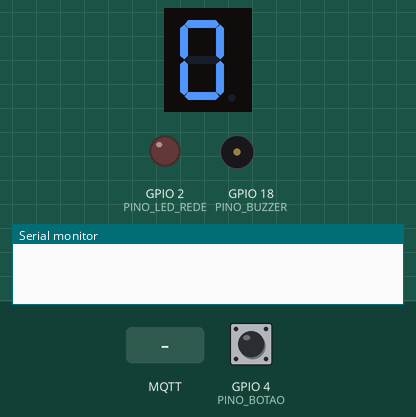
Bench run of a sketch on a simulated ESP32. On the bench: 1-digit seven-segment display, output pins drawn as LEDs (lit = HIGH), buzzer (waves = sounding), the last lines printed to the serial monitor. Wiring (inferred from the names in the program): 1-digit 7-segment display, segments lit when LOW: segments GPIO 23, GPIO 22, GPIO 21, GPIO 19, GPIO 17, GPIO 16, GPIO 5. The inputs (shaded band) are chosen by the test bench; at power-on: GPIO 4 (PINO_BOTAO) HIGH. WiFi joins after 1.5 s; servers stay silent unless stated; no MQTT or app messages arrive unless stated; the segment pins are drawn as the display they are named for; pins used as bus, display or sensor lines are not drawn.

Above: at 1.2 s.
1.3 s: GPIO 4 (PINO_BOTAO) pulled LOW for 0.15 s
At 2.6 s:
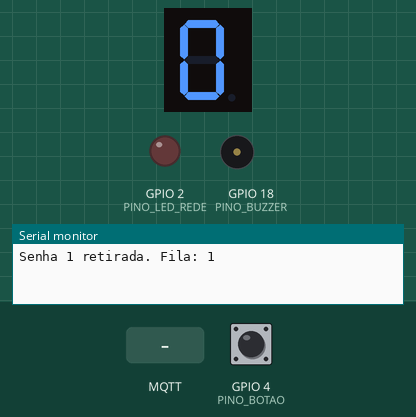
4.4 s: MQTT message "proxima" arrives on the first subscribed topic
At 6.8 s:
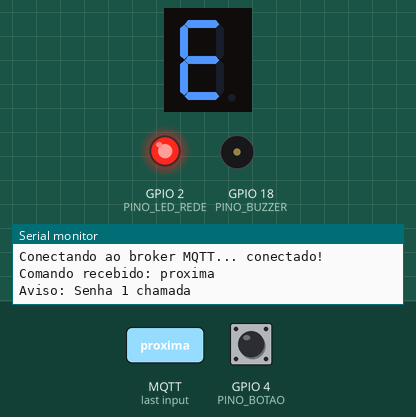
8.5 s: MQTT message "repetir" arrives on the first subscribed topic
At 8.6 s:
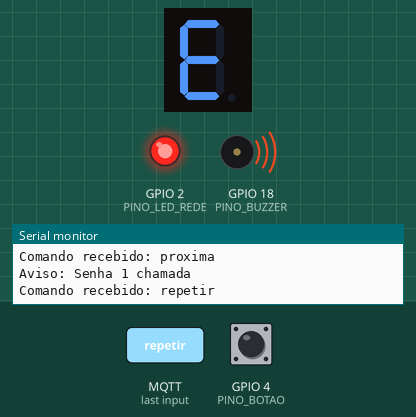
Timing chart, 0 to 11.5 s (numbered marks = the images above; inputs shaded):
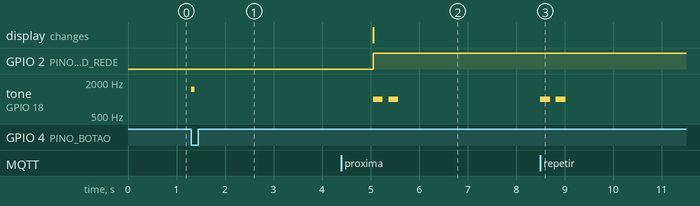

The sketch:

chamador.ino
```cpp
// ===============================================================
//  CHAMADOR DE SENHA IoT  -  ESP32 + MQTT
//
//  - Botão físico: a pessoa "pega uma senha" (entra na fila)
//  - Painel web manda "proxima" ou "repetir" pelo broker MQTT
//  - Display de 7 segmentos mostra o último dígito da senha chamada
//  - Buzzer apita a cada chamada
//  - Se o Wi-Fi ou o broker cair, ele tenta reconectar sozinho
//    e o botão continua funcionando enquanto isso
//
//  Bibliotecas: PubSubClient (Nick O'Leary) + placa "esp32" da Espressif
// ===============================================================
#include <WiFi.h>
#include <PubSubClient.h>
#include "config.h"   // copie o config.example.h e renomeie para config.h

// ---------------- Pinos ----------------
const int PINO_BOTAO    = 4;    // botão "pegar senha" (outro lado no GND)
const int PINO_BUZZER   = 18;
const int PINO_LED_REDE = 2;    // LED azul da placa: aceso = conectado ao broker

// Segmentos do display, na ordem:  a,  b,  c,  d,  e,  f,  g
// Todos ficam no MESMO lado do ESP32 (o lado do D23), porque a placa é larga
// e só sobra furo livre na protoboard de um dos lados.
// Na placa, o 17 aparece escrito como TX2 e o 16 como RX2.
const int PINOS_DISPLAY[7]   = { 23, 22, 21, 19, 17, 16, 5 };

// Se o display acender "ao contrário" (tudo aceso e o número apagado),
// troque para true. Isso depende do modelo: catodo comum ou anodo comum.
const bool DISPLAY_ANODO_COMUM = false;

// Quais segmentos acendem em cada número (bit 0 = a ... bit 6 = g)
const byte DESENHO_NUMEROS[10] = {
  0b0111111,  // 0
  0b0000110,  // 1
  0b1011011,  // 2
  0b1001111,  // 3
  0b1100110,  // 4
  0b1101101,  // 5
  0b1111101,  // 6
  0b0000111,  // 7
  0b1111111,  // 8
  0b1101111   // 9
};
const byte DESENHO_TRACO = 0b1000000;  // "-" = nenhuma senha chamada ainda

// ---------------- Tópicos MQTT ----------------
const String TOPICO_FILA    = String(TOPICO_BASE) + "/fila";     // ESP32 -> painel
const String TOPICO_ATUAL   = String(TOPICO_BASE) + "/atual";    // ESP32 -> painel
const String TOPICO_AVISO   = String(TOPICO_BASE) + "/aviso";    // ESP32 -> painel
const String TOPICO_STATUS  = String(TOPICO_BASE) + "/status";   // ESP32 -> painel
const String TOPICO_COMANDO = String(TOPICO_BASE) + "/comando";  // painel -> ESP32

// ---------------- Estado do sistema ----------------
int senhaEmitida = 0;   // última senha que alguém pegou no botão
int senhaChamada = 0;   // última senha chamada pelo atendente (0 = nenhuma)

WiFiClient   wifiCliente;
PubSubClient mqtt(wifiCliente);

unsigned long ultimaTentativaWifi = 0;
unsigned long ultimaTentativaMqtt = 0;
unsigned long ultimoApertoBotao   = 0;
int estadoAnteriorBotao = HIGH;

// Quantas pessoas estão esperando
int tamanhoDaFila() {
  return senhaEmitida - senhaChamada;
}

// =============== DISPLAY E BUZZER ===============
void desenharNoDisplay(byte desenho) {
  for (int i = 0; i < 7; i++) {
    bool acender = bitRead(desenho, i);
    if (DISPLAY_ANODO_COMUM) acender = !acender;
    digitalWrite(PINOS_DISPLAY[i], acender ? HIGH : LOW);
  }
}

void mostrarSenhaNoDisplay() {
  if (senhaChamada == 0) {
    desenharNoDisplay(DESENHO_TRACO);
  } else {
    desenharNoDisplay(DESENHO_NUMEROS[senhaChamada % 10]);  // último dígito
  }
}

void bipCurto() {
  tone(PINO_BUZZER, 1500);
  delay(80);
  noTone(PINO_BUZZER);
}

void tocarChamada() {  // "bip-bip" de chamada
  for (int i = 0; i < 2; i++) {
    tone(PINO_BUZZER, 1000);
    delay(200);
    noTone(PINO_BUZZER);
    delay(120);
  }
}

// =============== PUBLICAR NO BROKER ===============
// "true" no final = mensagem retida: quem abrir o painel depois já recebe o valor
void publicarFila() {
  if (mqtt.connected()) mqtt.publish(TOPICO_FILA.c_str(), String(tamanhoDaFila()).c_str(), true);
}

void publicarSenhaAtual() {
  if (mqtt.connected()) mqtt.publish(TOPICO_ATUAL.c_str(), String(senhaChamada).c_str(), true);
}

void publicarAviso(String texto) {
  Serial.println("Aviso: " + texto);
  if (mqtt.connected()) mqtt.publish(TOPICO_AVISO.c_str(), texto.c_str());
}

// =============== COMANDOS QUE CHEGAM DO PAINEL ===============
void chamarProxima() {
  if (tamanhoDaFila() <= 0) {
    publicarAviso("Ninguém na fila");
    return;
  }
  senhaChamada++;
  mostrarSenhaNoDisplay();  // 1º muda o atuador...
  tocarChamada();
  publicarSenhaAtual();     // ...depois confirma o novo estado para o painel
  publicarFila();
  publicarAviso("Senha " + String(senhaChamada) + " chamada");
}

void repetirChamada() {
  if (senhaChamada == 0) {
    publicarAviso("Nenhuma senha foi chamada ainda");
    return;
  }
  tocarChamada();
  publicarAviso("Senha " + String(senhaChamada) + " chamada de novo");
}

// Esta função roda sozinha toda vez que chega uma mensagem do broker
void aoReceberMensagem(char* topico, byte* dados, unsigned int tamanho) {
  String mensagem = "";
  for (unsigned int i = 0; i < tamanho; i++) mensagem += (char)dados[i];
  mensagem.trim();
  Serial.println("Comando recebido: " + mensagem);

  if (mensagem == "proxima")      chamarProxima();
  else if (mensagem == "repetir") repetirChamada();
  else publicarAviso("Comando desconhecido: " + mensagem);
}

// =============== CONEXÃO COM O BROKER ===============
void conectarMqtt() {
  Serial.print("Conectando ao broker MQTT... ");
  String idCliente = "chamador-" + String((uint32_t)ESP.getEfuseMac(), HEX);

  // Usuário e senha vazios viram NULL (broker sem login)
  const char* usuario = strlen(MQTT_USUARIO) > 0 ? MQTT_USUARIO : NULL;
  const char* senha   = strlen(MQTT_SENHA)   > 0 ? MQTT_SENHA   : NULL;

  // "Testamento" (Last Will): se o ESP32 sumir, o BROKER publica "offline" no lugar dele
  bool conectou = mqtt.connect(idCliente.c_str(), usuario, senha,
                               TOPICO_STATUS.c_str(), 1, true, "offline");
  if (conectou) {
    Serial.println("conectado!");
    mqtt.publish(TOPICO_STATUS.c_str(), "online", true);
    mqtt.subscribe(TOPICO_COMANDO.c_str());
    // Ao (re)conectar, manda o estado atual. Assim o painel fica em dia
    // mesmo que a fila tenha mudado enquanto a internet estava fora.
    publicarFila();
    publicarSenhaAtual();
  } else {
    Serial.print("falhou, código ");
    Serial.println(mqtt.state());
  }
}

// Quando o Wi-Fi não conecta, mostra no Monitor Serial as redes que o ESP32
// está vendo e diz se o problema parece ser o nome ou a senha.
void diagnosticarWifi() {
  Serial.println("--- Redes Wi-Fi que o ESP32 está vendo ---");
  int quantidade = WiFi.scanNetworks();
  bool achou = false;
  for (int i = 0; i < quantidade; i++) {
    String nome = WiFi.SSID(i);
    Serial.print("  \"");
    Serial.print(nome);
    Serial.print("\"");
    if (nome == WIFI_NOME) {
      achou = true;
      Serial.print("   <- é a rede do config.h");
    }
    Serial.println();
  }
  if (quantidade <= 0) Serial.println("  (nenhuma rede encontrada)");
  if (!achou) {
    Serial.println("A rede \"" + String(WIFI_NOME) + "\" NÃO apareceu.");
    Serial.println("Confira o nome (maiúsculas contam), se o roteador está ligado e se está em 2,4 GHz.");
  } else {
    Serial.println("A rede apareceu, mas não conectou: provavelmente a SENHA está errada.");
  }
  Serial.println("------------------------------------------");
  WiFi.scanDelete();
}

// Chamada em todo loop. Nunca trava: tenta de novo a cada alguns segundos.
void cuidarDaConexao() {
  if (WiFi.status() != WL_CONNECTED) {
    digitalWrite(PINO_LED_REDE, LOW);
    if (millis() - ultimaTentativaWifi > 10000) {
      Serial.println("Sem Wi-Fi. Tentando reconectar...");
      WiFi.disconnect();
      // Só nas 3 primeiras tentativas: a busca de redes trava uns 2 segundos
      static int tentativasComDiagnostico = 0;
      if (tentativasComDiagnostico < 3) {
        tentativasComDiagnostico++;
        diagnosticarWifi();
      }
      WiFi.begin(WIFI_NOME, WIFI_SENHA);
      ultimaTentativaWifi = millis();
    }
    return;
  }

  if (!mqtt.connected()) {
    digitalWrite(PINO_LED_REDE, LOW);
    if (millis() - ultimaTentativaMqtt > 5000) {
      ultimaTentativaMqtt = millis();
      conectarMqtt();
    }
    return;
  }

  digitalWrite(PINO_LED_REDE, HIGH);
  mqtt.loop();  // recebe mensagens e mantém a conexão viva
}

// =============== BOTÃO "PEGAR SENHA" ===============
void lerBotao() {
  int estadoAtual = digitalRead(PINO_BOTAO);
  // Detecta o momento do aperto (de solto para apertado),
  // com 250 ms de intervalo para ignorar o "tremido" do botão
  if (estadoAtual == LOW && estadoAnteriorBotao == HIGH &&
      millis() - ultimoApertoBotao > 250) {
    ultimoApertoBotao = millis();
    senhaEmitida++;
    bipCurto();
    Serial.println("Senha " + String(senhaEmitida) + " retirada. Fila: " + String(tamanhoDaFila()));
    publicarFila();  // se estiver sem internet, envia quando reconectar
  }
  estadoAnteriorBotao = estadoAtual;
}

// =============== INÍCIO ===============
void setup() {
  Serial.begin(115200);

  pinMode(PINO_BOTAO, INPUT_PULLUP);  // resistor interno: solto = HIGH, apertado = LOW
  pinMode(PINO_BUZZER, OUTPUT);
  pinMode(PINO_LED_REDE, OUTPUT);
  for (int i = 0; i < 7; i++) pinMode(PINOS_DISPLAY[i], OUTPUT);
  mostrarSenhaNoDisplay();  // começa mostrando "-"

  WiFi.mode(WIFI_STA);
  WiFi.begin(WIFI_NOME, WIFI_SENHA);
  ultimaTentativaWifi = millis();

  mqtt.setServer(MQTT_SERVIDOR, MQTT_PORTA);
  mqtt.setCallback(aoReceberMensagem);
}

void loop() {
  cuidarDaConexao();
  lerBotao();
}
```

config.example.h
```cpp
// ===============================================================
//  CONFIGURAÇÃO DE EXEMPLO  (pode ir para o GitHub)
//
//  Como usar na Arduino IDE:
//  1. Copie todo o conteúdo desta aba
//  2. Crie uma aba nova (Ctrl+Shift+N) com o nome  config.h  e cole
//  3. No config.h, coloque o nome e a senha reais do Wi-Fi
//  4. NUNCA envie o config.h para o GitHub (ele tem a senha do Wi-Fi)
// ===============================================================
#pragma once

// Rede Wi-Fi (o ESP32 só funciona em redes de 2,4 GHz)
// Dica: use o roteador do celular de alguém da equipe
#define WIFI_NOME      "nome-da-sua-rede"
#define WIFI_SENHA     "senha-da-sua-rede"

// Broker MQTT público da HiveMQ: funciona pela internet, sem instalar nada
#define MQTT_SERVIDOR  "broker.hivemq.com"
#define MQTT_PORTA     1883

// O broker público não pede usuário nem senha
#define MQTT_USUARIO   ""
#define MQTT_SENHA     ""

// Começo de todos os tópicos. No broker público QUALQUER pessoa pode
// usar o mesmo nome, por isso usamos um nome bem único.
// Tem que ser igual ao topicoBase do painel (dashboard/config.js).
#define TOPICO_BASE    "catolica-n3-time7/senha"
```

Measured:
- after the input at 1.3 s, tone on GPIO 18 (PINO_BUZZER): silent → 1500 Hz at once, → silent 0.08 s later
- after the input at 4.4 s, tone on GPIO 18 (PINO_BUZZER): alternates 1000 Hz for 0.20 s and silent for 0.12 s, 4 changes in all, then stays silent, starting after 0.65 s; the display: changes after 0.65 s (image 2)
- after the input at 8.5 s, tone on GPIO 18 (PINO_BUZZER): alternates 1000 Hz for 0.20 s and silent for 0.12 s, 4 changes in all, then stays silent, starting at once
